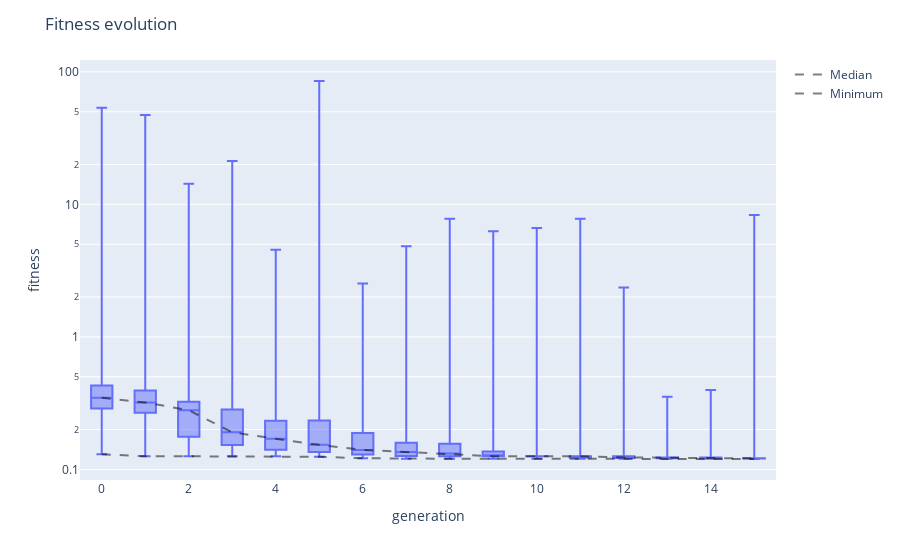

The notebook cell saved with this chart:
### Code cell
viewer.fitness_evolution()

### Figure 1 — Plotly figure (JSON) as saved in the notebook; plotly's stock layout.template omitted (floating-point values rounded to 4 significant figures; data arrays with more than 128 entries replaced by an {"elided": "..."} marker saying what was removed)
{"data": [{"alignmentgroup": "True", "boxpoints": false, "hovertemplate": "generation=%{x}<br>fitness=%{y}<extra></extra>", "legendgroup": "", "marker": {"color": "#636efa"}, "name": "", "notched": false, "offsetgroup": "", "orientation": "v", "showlegend": false, "type": "box", "x": {"elided": "2969 int values"}, "x0": " ", "xaxis": "x", "y": {"elided": "2969 float values"}, "y0": " ", "yaxis": "y"}, {"line": {"color": "rgba(0,0,0,0.5)", "dash": "dash", "width": 2}, "mode": "lines", "name": "Median", "type": "scatter", "x": [0, 1, 2, 3, 4, 5, 6, 7, 8, 9, 10, 11, 12, 13, 14, 15], "y": [0.3471, 0.3201, 0.2797, 0.1906, 0.1703, 0.1533, 0.1404, 0.1355, 0.1318, 0.1257, 0.1256, 0.1256, 0.1232, 0.1222, 0.1214, 0.1212]}, {"line": {"color": "rgba(0,0,0,0.5)", "dash": "dash", "width": 2}, "mode": "lines", "name": "Minimum", "type": "scatter", "x": [0, 1, 2, 3, 4, 5, 6, 7, 8, 9, 10, 11, 12, 13, 14, 15], "y": [0.1301, 0.1256, 0.1256, 0.1256, 0.1256, 0.1244, 0.1215, 0.1204, 0.1204, 0.1204, 0.1204, 0.1204, 0.1204, 0.1204, 0.1204, 0.1199]}], "layout": {"boxmode": "group", "legend": {"tracegroupgap": 0}, "margin": {"t": 60}, "title": {"text": "Fitness evolution"}, "xaxis": {"anchor": "y", "domain": [0, 1], "title": {"text": "generation"}}, "yaxis": {"anchor": "x", "domain": [0, 1], "title": {"text": "fitness"}, "type": "log"}}}
